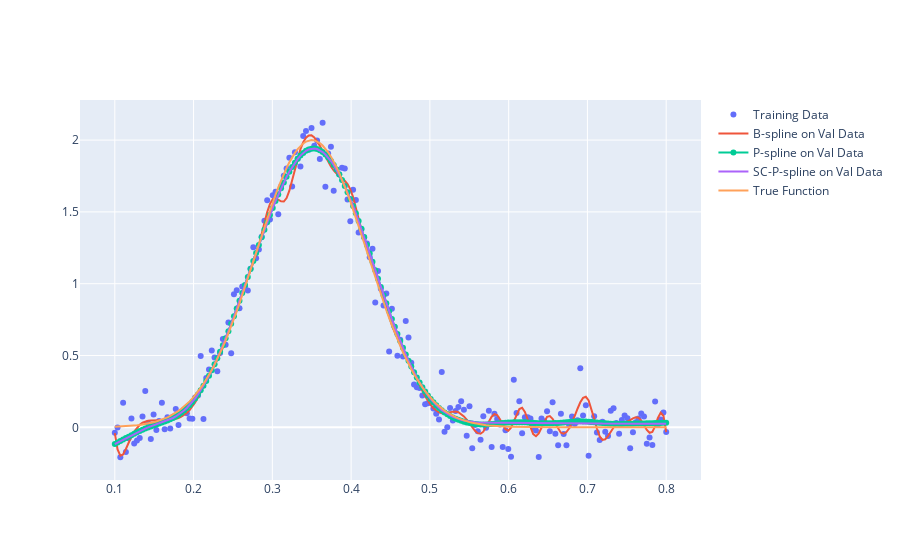

The notebook cell saved with this chart:
### Code cell
fig = go.Figure()

fig.add_trace(go.Scatter(x=x, y=y, mode="markers", name="Training Data"))
fig.add_trace(go.Scatter(x=xplot, y=Bspline_plot, mode="lines", name="B-spline on Val Data"))
fig.add_trace(go.Scatter(x=xplot, y=Pspline_plot, mode="lines+markers", name="P-spline on Val Data"))
fig.add_trace(go.Scatter(x=xplot, y=SCPspline_plot, mode="lines", name="SC-P-spline on Val Data"))
fig.add_trace(go.Scatter(x=x, y=ytrue, mode="lines", name="True Function"))

### Figure 1 — Plotly figure (JSON) as saved in the notebook; plotly's stock layout.template omitted (floating-point values rounded to 4 significant figures; data arrays with more than 128 entries replaced by an {"elided": "..."} marker saying what was removed)
{"data": [{"mode": "markers", "name": "Training Data", "type": "scatter", "x": {"elided": "200 float values"}, "y": {"elided": "200 float values"}}, {"mode": "lines", "name": "B-spline on Val Data", "type": "scatter", "x": {"elided": "200 float values"}, "y": {"elided": "200 float values"}}, {"mode": "lines+markers", "name": "P-spline on Val Data", "type": "scatter", "x": {"elided": "200 float values"}, "y": {"elided": "200 float values"}}, {"mode": "lines", "name": "SC-P-spline on Val Data", "type": "scatter", "x": {"elided": "200 float values"}, "y": {"elided": "200 float values"}}, {"mode": "lines", "name": "True Function", "type": "scatter", "x": {"elided": "200 float values"}, "y": {"elided": "200 float values"}}], "layout": {"autosize": true, "xaxis": {"autorange": true, "range": [0.05741, 0.8426], "type": "linear"}, "yaxis": {"autorange": true, "range": [-0.3787, 2.291], "type": "linear"}}}
